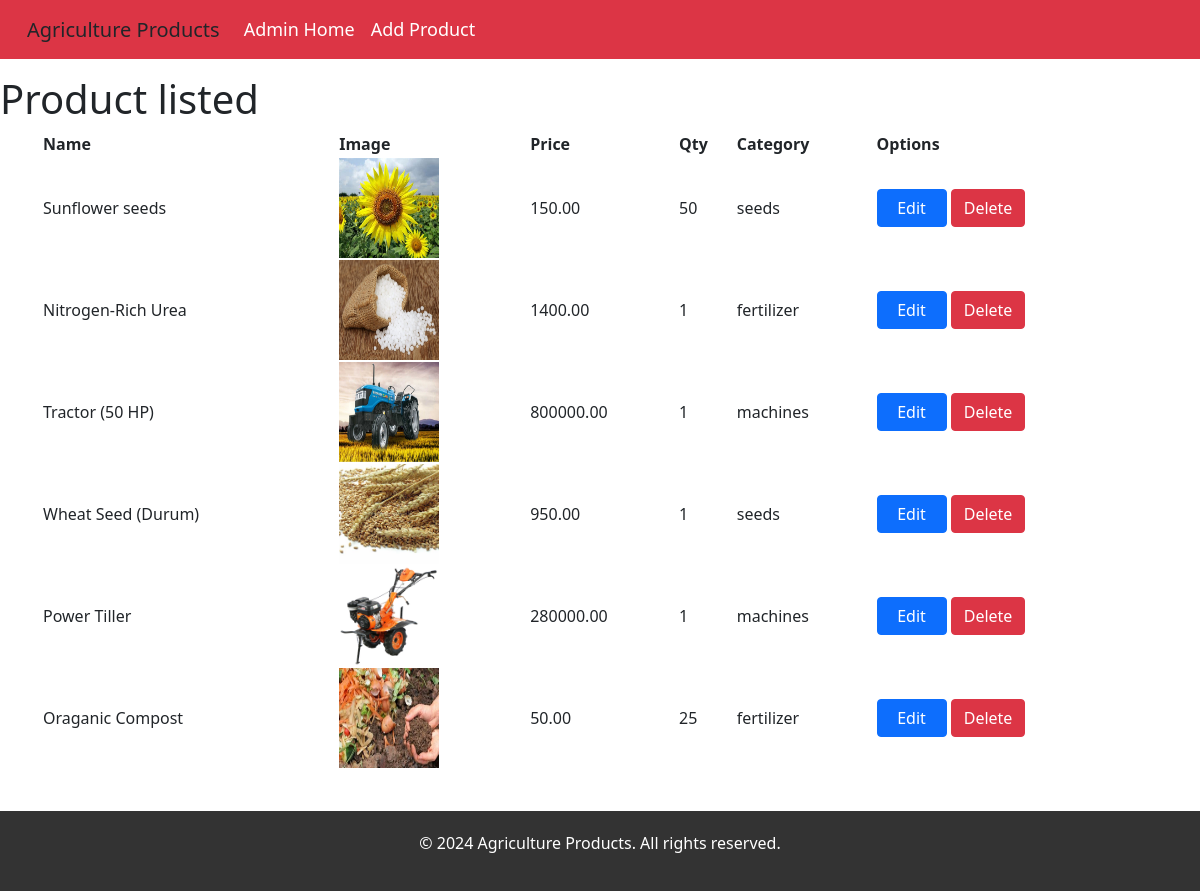
/adminPage/ (signed in), run on the app's committed database.
### shop/models.py (models this page shows, shortened)
class Product(models.Model):
    CATEGORY_CHOICES = [
        ('seeds', 'Seeds'),
        ('machines', 'Machinery'),
        ('fertilizer', 'Fertilizer'),
    ]
    category = models.CharField(max_length=20, choices=CATEGORY_CHOICES)
    name = models.CharField(max_length=100)
    description = models.TextField()
    price = models.DecimalField(max_digits=10, decimal_places=2)
    image = models.ImageField(upload_to='products/')
    prodCount=models.IntegerField(default=0)

### shop/views.py (the view)
# urls.py: path('adminPage/',views.adminHome,name='adminHome'),
def adminHome(request):
    if request.session.get('adminId') and request.session.get('adminEmail'):
        prodList=Product.objects.all()
        return render(request,'shop/adminHome.html',{'prodList':prodList})
    else:
        return redirect('home')

### templates/shop/adminHome.html (shortened to what this page needs)
<!DOCTYPE html>
<html lang="en">
<head>
    {% load static %}
    <link rel="stylesheet" href="{% static 'css/style.css' %}">
    <link rel="stylesheet" href="{% static 'css/bootstrap.min.css' %}">
</head>
<body>
    <header>
        <nav class="navbar navbar-expand-lg navbar-danger bg-danger">
            <div class="container-fluid">
              <a class="navbar-brand text-dark " href="#">Agriculture Products</a>
              <div class="collapse navbar-collapse" id="navbarNavAltMarkup">
                <div class="navbar-nav">
                  <a class="nav-link active" aria-current="page" href="{% url 'adminHome' %}">Admin Home</a>
                  <a class="nav-link" href="{% url 'add_product'%}">Add Product</a>
                </div>
              </div>
            </div>
          </nav>
    </header>
    <h1 class="mt-3">Product listed</h1>
    <div class="container d-flex flex-column algin-items-center w-100 table-responsive">
        <table>
            <thead>
                <tr>
                    <th>Name</th>
                    <th>Image</th>
                    <th>Price</th>
                    <th>Qty</th>
                    <th>Category</th>
                    <th>Options</th>
                </tr>
            </thead>
            <tbody>
                {% for i in prodList %}
                <tr>
                    <td>{{i.name}}</td>
                    <td> <img src="{{i.image.url}}" height="100px" width="100px"  alt=""></td>
                    <td>{{i.price}}</td>
                    <td>{{i.prodCount}}</td>
                    <td>{{i.category}}</td>
                    <td>
                        <div>
                            <button class="btn btn-primary editBtn" >Edit</button>
                            <button class="btn btn-danger">Delete</button>
                        </div>
                    </td>
                </tr>
                {% endfor %}
            </tbody>
        </table>
    </div>
    <footer>
        <p>&copy; 2024 Agriculture Products. All rights reserved.</p>
    </footer>
    </body>
    </html>

### static/css/style.css (style rules this page uses)
body { margin: 0; font-family: Arial, sans-serif; background-color: #f4f4f9; }
.navbar { display: flex; justify-content: space-between; align-items: center; background-color: #4CAF50; padding: 15px; }
.navbar-nav { list-style-type: none; display: flex; }
.navbar-nav a { color: white; text-decoration: none; font-size: 18px; }

### templates/shop/adminHome.html (style rules this page uses)
.container { width: 90%; min-height: 80vh; }
footer { text-align: center; padding: 20px; background-color: #333; color: white; margin-top: 40px; }
.editBtn { width: 70px; }

### data on the page
Product: name "Sunflower seeds", image (picture), price "150.00", prodCount "50", category "seeds"
Product: name "Nitrogen-Rich Urea", image (picture), price "1400.00", prodCount "1", category "fertilizer"
Product: name "Tractor (50 HP)", image (picture), price "800000.00", prodCount "1", category "machines"
Product: name "Wheat Seed (Durum)", image (picture), price "950.00", prodCount "1", category "seeds"
Product: name "Power Tiller", image (picture), price "280000.00", prodCount "1", category "machines"
Product: name "Oraganic Compost", image (picture), price "50.00", prodCount "25", category "fertilizer"
